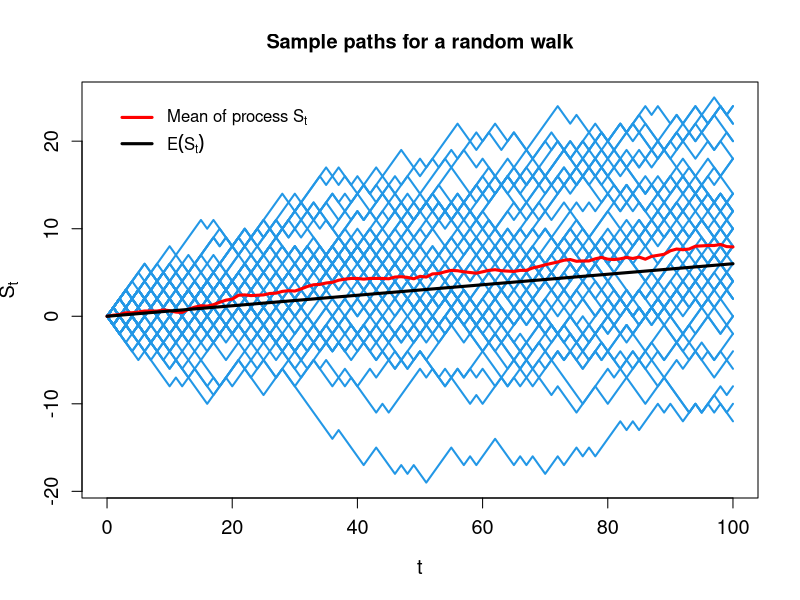

Here is the R script that generated this plot:
#################################
#         Random Walk
#    Author. KACEF,MA, PhD
#           ENSSEA
#################################
#
#    S(t)=sum Xi, S0=0
#     X=+1 with p
#     X=-1 with 1-p  
#     p in ]0,1[
#################################

X_i<-function(p){
  u<-runif(1)
  if (u<p) return(+1)
  else return(-1)}

# Simulation of one path of S

  S<-function(p,t0,T,S0){
  n<-T-t0
  X<-vector()
  X<-replicate(n,X_i(p))
  S<-vector()
  S[1]<-S0
  S<-c(S0,cumsum(X))
  return(S)
}

  #####################################
  #             INPUTS
  #####################################
  # S0 start value of the AR(1), i.e. S(0)=S0.
  # p is the probability of taking a step forward, i.e. X=+1
  # [t0,T] Time interval.
  # N number of simulated paths
  ###################################### 

N<-50
p<-0.53
S0<-0
t0<-0
T<-10^2

##### Simulation ####################

DATA<-replicate(N,S(p,t0,T,S0))

# plot sample paths of S in [t0,T]

t<-seq(from=t0, to=T, by=1)
plot(t,type="n",ylab=expression(S[t]),xlab="t",ylim=c(min(DATA),max(DATA)),main="Sample paths for a random walk",xlim=c(t0,T),cex.lab=1.2,cex.axis=1.2)
for( i in 1:N)
{lines(t,DATA[,i],col="#2297E6",lwd=2)}


######### plot mean of S ##############

y<-vector()
for(i in 1:length(t)){
  y[i]<-mean(DATA[i,])
}

lines(t,y,col="red",lwd=3,type='l')
legend(x=0,y=max(DATA),legend =expression("Mean of process "* S[t]), col ="red",lty=1,bty="n",lwd=3)

##########################################
#      True mean of process S
##########################################

mean_rw<-function(t) {(2*p-1)*t}
y2<-vector()
y2<-sapply(t,mean_rw)
lines(t,y2,col="black",lwd=3,type='l')
legend(x=0,y=max(DATA)-3,legend =expression(E(S[t])), col ="black",lty=1,bty="n",lwd=3)
##########################################